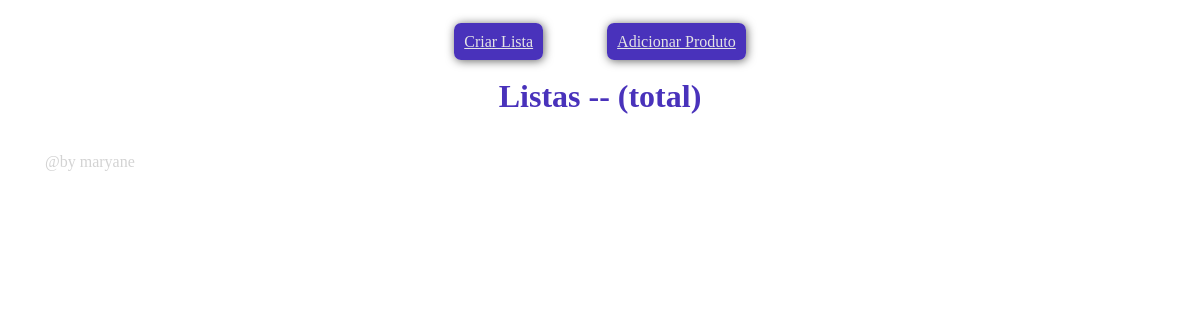
/verlistas (signed in), run on an earlier commit of the app's database.
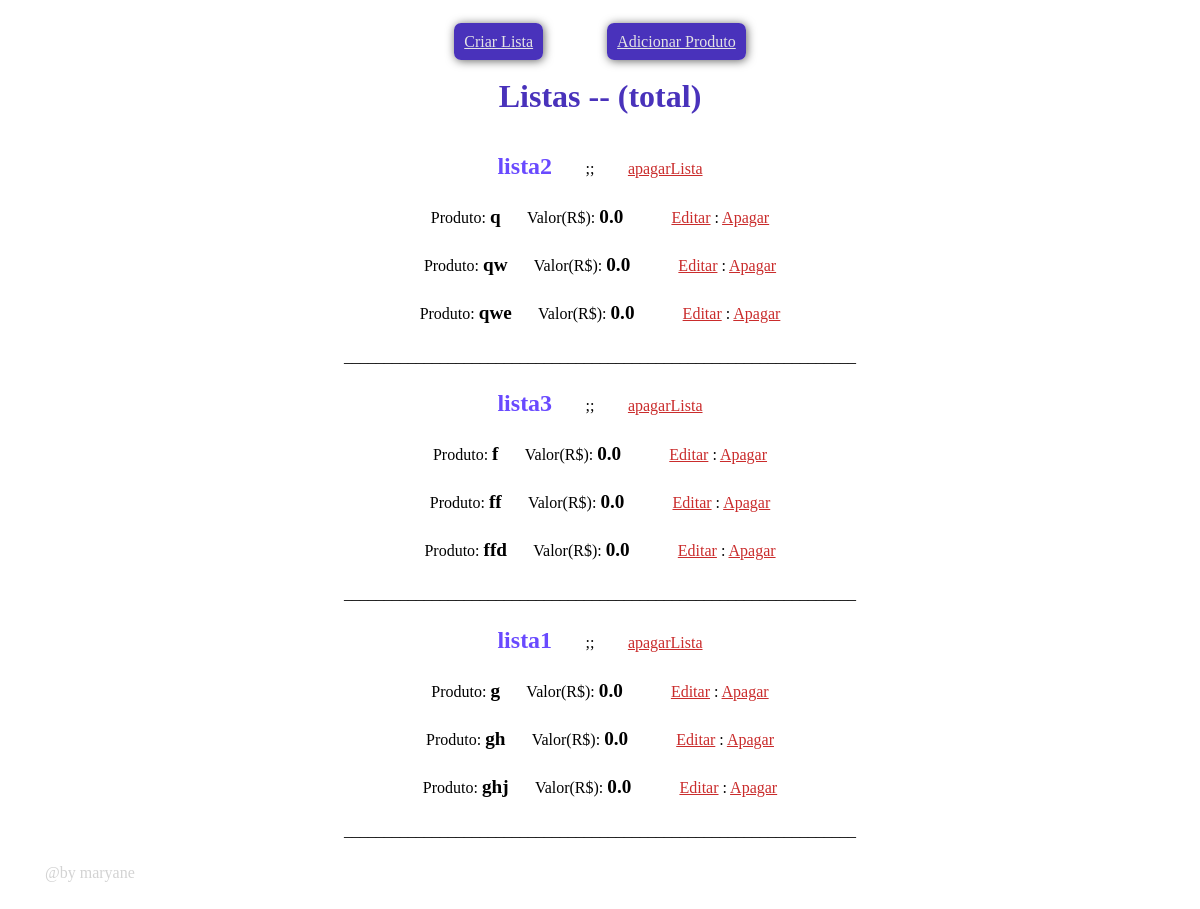
And on a later commit of the database.
### myapp/models.py (models this page shows, shortened)
class Lista(models.Model):
    id = models.IntegerField(primary_key=True)
    name_lista = models.CharField(max_length=100)

class Produtos(models.Model):
    id = models.IntegerField(primary_key=True)
    name_produto = models.CharField(default= None, max_length=100)
    valor_produto = models.FloatField(default= 0)
    categoria = models.ForeignKey(Lista, on_delete=models.CASCADE, default=None)
    '''def total(self):
        result = 0
        for x in Produtos:
            result += (Produtos.valor_produto[x])
        return result #retorna o resultado no fim, como tinhas retorna em cada iteração o 'x'''

### myapp/views.py (the view)
# urls.py: path('verlistas', views.verlistas, name='verlistas'),
def verlistas(request):
    if request.user.is_authenticated:
        return render(request, 'verlistas.html', {
            "listas": Lista.objects.all(), "produtos": Produtos.objects.all
        })
    naologado()

### myapp/templates/verlistas.html (shortened to what this page needs)
<!DOCTYPE html>
<html lang="pt-br">
<head>
</head>
<body>
    <div class="bloco">
        <div id="links">
            <a href="{% url 'myapp:novalista' %}">Criar Lista</a>
            <a href="{% url 'myapp:novoproduto' %}">Adicionar Produto</a>
        </div>
        <h2 style="color: #4932bb; font-size: 2em;">Listas -- (total) {{produto.total}}</h2>
        {% for lista in listas %}
            <p><strong>{{ lista.name_lista }}</strong> ㅤㅤ;;ㅤㅤ <a href="{% url 'myapp:deleteLista' lista.id %}">apagarLista</a></p>
            {%for produto in produtos%}
                {% if produto.categoria == lista%}
                    <p>
                        Produto:  <strong id="normal">{{produto.name_produto}}</strong> ㅤ  Valor(R$): <strong id="normal">{{produto.valor_produto}}</strong>
                        ㅤㅤ
                    <a href="{% url 'myapp:editar' produto.id %}">Editar</a> : <a href="{% url 'myapp:deleteProduto' produto.id %}">Apagar</a></p>
                {%endif%}
            {% endfor %}
            <p>________________________________________________________________</p>
        {% endfor %}
    </div>
    <p style="color:lightgray">@by maryane</p>
</body>
</html>

What changed in the data, as far as the page shows it:
added Lista: name_lista "lista2"
added Produtos: name_produto "q", valor_produto "0.0", shown under "lista2"
added Produtos: name_produto "qw", valor_produto "0.0", shown under "lista2"
added Produtos: name_produto "qwe", valor_produto "0.0", shown under "lista2"
added Lista: name_lista "lista3"
added Produtos: name_produto "f", valor_produto "0.0", shown under "lista3"
added Produtos: name_produto "ff", valor_produto "0.0", shown under "lista3"
added Produtos: name_produto "ffd", valor_produto "0.0", shown under "lista3"
added Lista: name_lista "lista1"
added Produtos: name_produto "g", valor_produto "0.0", shown under "lista1"
added Produtos: name_produto "gh", valor_produto "0.0", shown under "lista1"
added Produtos: name_produto "ghj", valor_produto "0.0", shown under "lista1"
